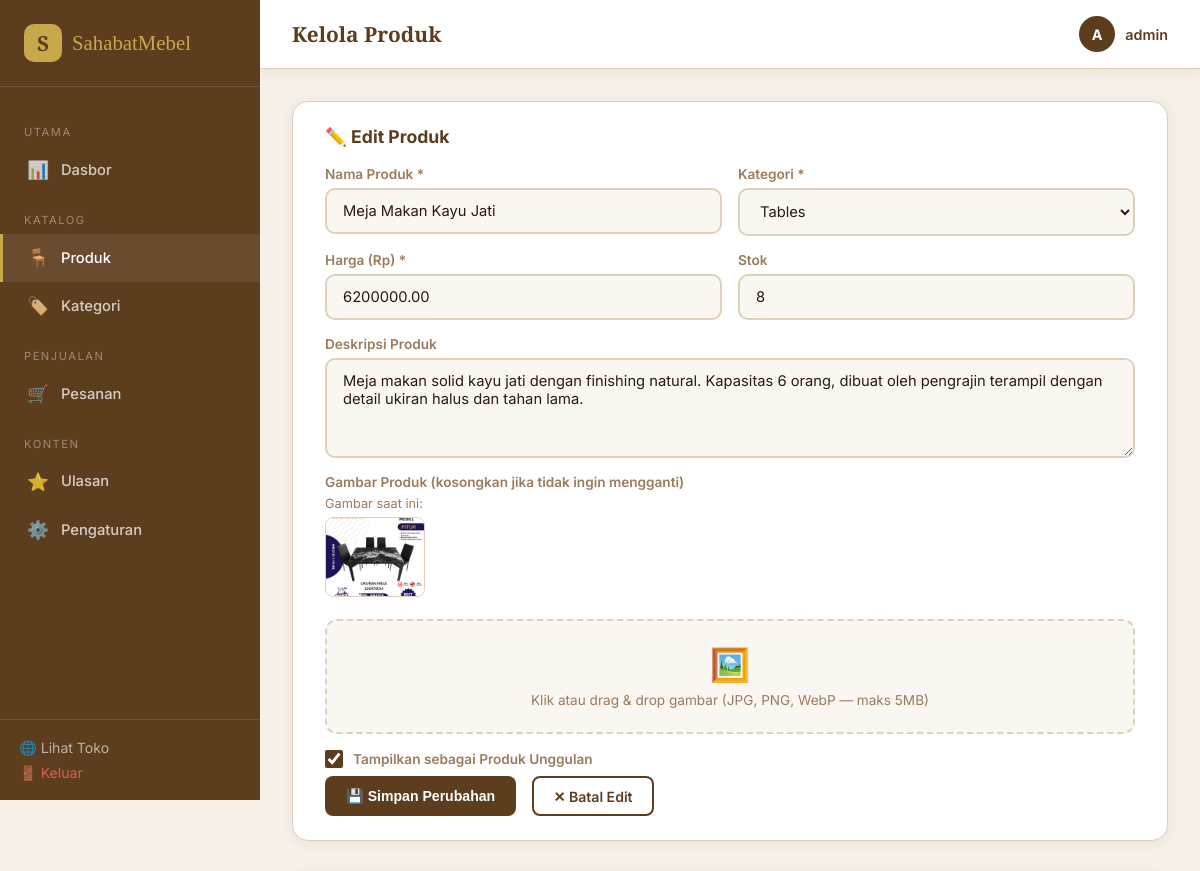
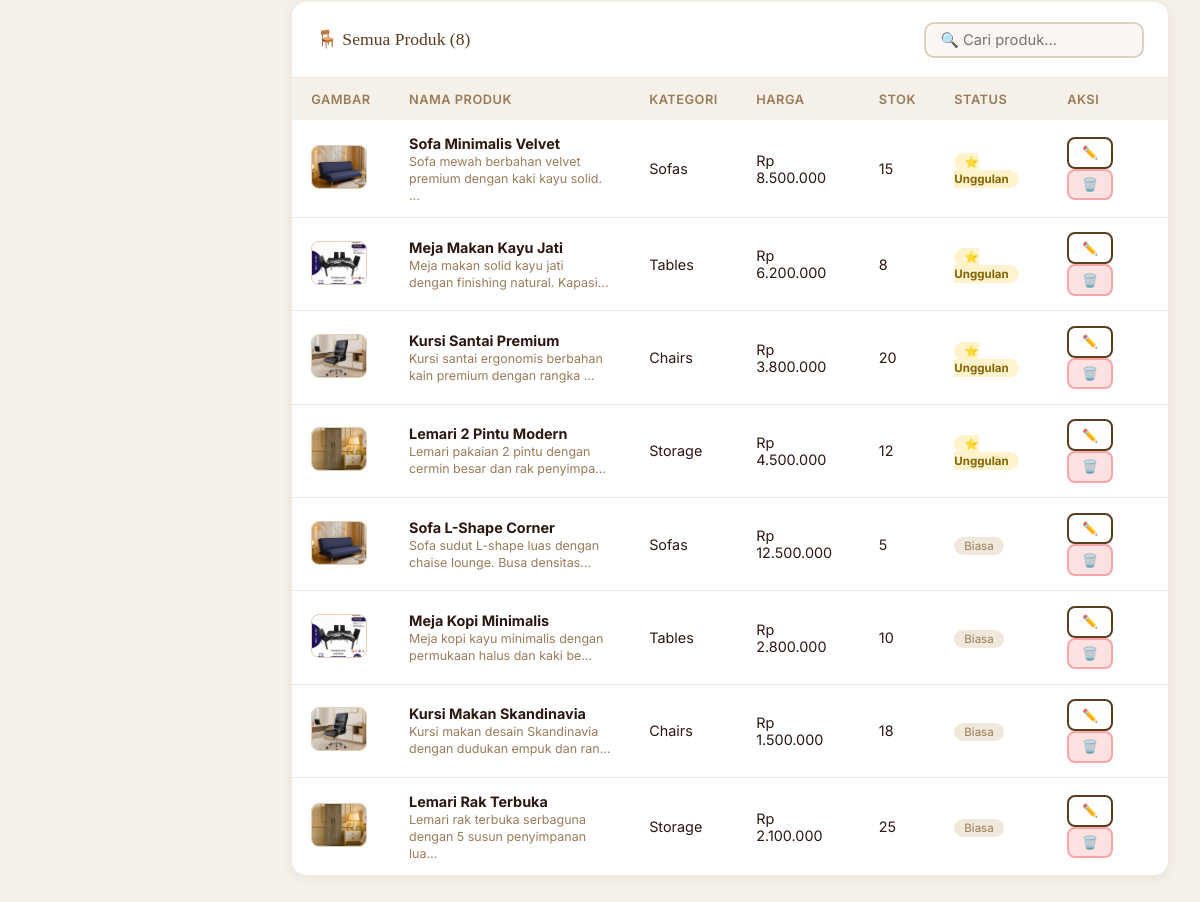
The page /admin/products.php?edit=2 (signed in) on the database its author committed (2 pictures, top to bottom).
### tables this page shows
CREATE TABLE IF NOT EXISTS products (
    id INT AUTO_INCREMENT PRIMARY KEY,
    category_id INT NOT NULL,
    name VARCHAR(255) NOT NULL,
    description TEXT,
    price DECIMAL(10,2) NOT NULL,
    image VARCHAR(255),
    stock INT DEFAULT 0,
    is_featured TINYINT(1) DEFAULT 0,
    created_at TIMESTAMP DEFAULT CURRENT_TIMESTAMP,
    FOREIGN KEY (category_id) REFERENCES categories(id) ON DELETE CASCADE
);

CREATE TABLE IF NOT EXISTS categories (
    id INT AUTO_INCREMENT PRIMARY KEY,
    name VARCHAR(100) NOT NULL,
    slug VARCHAR(100) NOT NULL UNIQUE,
    created_at TIMESTAMP DEFAULT CURRENT_TIMESTAMP
);

### admin/products.php (the view, shortened to what this page needs)
<?php
require_once '../config.php';
$categories = $pdo->query("SELECT * FROM categories ORDER BY name")->fetchAll();
$products   = $pdo->query("
  SELECT p.*, c.name AS cat_name
  FROM products p
  JOIN categories c ON p.category_id = c.id
  ORDER BY p.is_featured DESC, p.created_at DESC
")->fetchAll();
$editProduct = null;
if (isset($_GET['edit'])) {
    $stmt = $pdo->prepare("SELECT * FROM products WHERE id=?");
    $stmt->execute([intval($_GET['edit'])]);
    $editProduct = $stmt->fetch();
}
?>
<!DOCTYPE html>
<html lang="id">
<head>
  <link rel="stylesheet" href="../assets/css/admin.css">
</head>
<body>
<?php include 'partials/sidebar.php'; ?>
<div class="main">
  <?php include 'partials/topbar.php'; ?>
  <div class="content">
    <div class="form-section">
      <h2><?= $editProduct ? '✏️ Edit Produk' : '➕ Tambah Produk Baru' ?></h2>
      <form method="POST" enctype="multipart/form-data" id="productForm">
        <div class="form-grid">
          <div class="form-group">
            <label class="form-label">Nama Produk *</label>
            <input type="text" name="name" class="form-control"
              value="<?= htmlspecialchars($editProduct['name'] ?? '') ?>"
              placeholder="Contoh: Sofa Minimalis Velvet" required>
          </div>
          <div class="form-group">
            <label class="form-label">Kategori *</label>
            <select name="category_id" class="form-control" required>
              <?php foreach ($categories as $cat): ?>
              <option value="<?= $cat['id'] ?>"
                <?= ($editProduct && $editProduct['category_id'] == $cat['id']) ? 'selected' : '' ?>>
                <?= htmlspecialchars($cat['name']) ?>
              </option>
              <?php endforeach; ?>
            </select>
          </div>
          <div class="form-group">
            <label class="form-label">Harga (Rp) *</label>
            <input type="number" name="price" class="form-control"
              value="<?= $editProduct['price'] ?? '' ?>"
              placeholder="Contoh: 3500000" min="0" required>
          </div>
          <div class="form-group">
            <label class="form-label">Stok</label>
            <input type="number" name="stock" class="form-control"
              value="<?= $editProduct['stock'] ?? 0 ?>"
              placeholder="0" min="0">
          </div>
          <div class="form-group span-2">
            <label class="form-label">Deskripsi Produk</label>
            <textarea name="description" class="form-control" rows="3"
              placeholder="Deskripsi singkat dan menarik tentang produk ini..."><?= htmlspecialchars($editProduct['description'] ?? '') ?></textarea>
          </div>
          <div class="form-group span-2">
            <label class="form-label">Gambar Produk <?= $editProduct ? '(kosongkan jika tidak ingin mengganti)' : '' ?></label>
            <?php if ($editProduct && !empty($editProduct['image'])): ?>
            <div class="current-img-wrap">
              <p style="font-size:0.8rem;color:var(--text-muted);margin-bottom:6px">Gambar saat ini:</p>
              <img class="current-img" id="currentImg"
                src="../assets/images/products/<?= htmlspecialchars($editProduct['image']) ?>"
                alt="<?= htmlspecialchars($editProduct['name']) ?>"
                onerror="this.src='../assets/images/placeholder.jpg'">
            </div>
            <?php endif; ?>
            <div class="img-upload-wrap" id="uploadWrap">
              <div class="img-upload-icon">🖼️</div>
              <div class="img-upload-label">Klik atau drag & drop gambar (JPG, PNG, WebP — maks 5MB)</div>
            </div>
          </div>
          <div class="form-group">
            <label class="form-label" style="display:flex;align-items:center;gap:10px;cursor:pointer">
              <input type="checkbox" name="is_featured" id="featuredCheck" style="width:18px;height:18px;accent-color:var(--brown-dark)"
                <?= ($editProduct && $editProduct['is_featured']) ? 'checked' : '' ?>>
              Tampilkan sebagai Produk Unggulan
            </label>
          </div>
        </div>
        <div style="display:flex;gap:1rem;margin-top:0.5rem">
          <button type="submit" class="btn btn-primary">
            <?= $editProduct ? '💾 Simpan Perubahan' : '➕ Tambah Produk' ?>
          </button>
          <?php if ($editProduct): ?>
          <a href="products.php" class="btn btn-outline">✕ Batal Edit</a>
          <?php endif; ?>
        </div>
      </form>
    </div>
    <div class="card">
      <div class="card-header">
        <span class="card-title">🪑 Semua Produk (<?= count($products) ?>)</span>
        <input type="text" id="searchInput" class="form-control" style="width:220px;padding:0.45rem 0.9rem"
          placeholder="🔍 Cari produk..." oninput="filterTable(this.value)">
      </div>
      <div class="card-body table-wrap">
        <table id="prodTable">
          <thead>
            <tr>
              <th style="width:60px">Gambar</th>
              <th>Nama Produk</th>
              <th>Kategori</th>
              <th>Harga</th>
              <th>Stok</th>
              <th>Status</th>
              <th style="width:120px">Aksi</th>
            </tr>
          </thead>
          <tbody>
            <?php foreach ($products as $p): ?>
            <tr class="prod-row">
              <td>
                <img class="prod-table-img"
                  src="../assets/images/products/<?= htmlspecialchars($p['image'] ?? '') ?>"
                  alt="<?= htmlspecialchars($p['name']) ?>"
                  onerror="this.src='../assets/images/placeholder.jpg'">
              </td>
              <td><strong><?= htmlspecialchars($p['name']) ?></strong><br>
                <span style="font-size:0.78rem;color:var(--text-muted)"><?= mb_strimwidth(htmlspecialchars($p['description'] ?? ''), 0, 60, '…') ?></span>
              </td>
              <td><?= htmlspecialchars($p['cat_name']) ?></td>
              <td>Rp <?= number_format($p['price'], 0, ',', '.') ?></td>
              <td><?= $p['stock'] ?></td>
              <td>
                <?php if ($p['is_featured']): ?>
                  <span class="badge-featured">⭐ Unggulan</span>
                <?php else: ?>
                  <span class="badge-normal">Biasa</span>
                <?php endif; ?>
              </td>
              <td>
                <a href="products.php?edit=<?= $p['id'] ?>" class="btn btn-outline btn-sm">✏️</a>
                <form method="POST" style="display:inline"
                  onsubmit="return confirm('Hapus produk ini?')">
                  <button type="submit" class="btn btn-sm" style="background:#fee2e2;color:#b91c1c;border-color:#fca5a5">🗑️</button>
                </form>
              </td>
            </tr>
            <?php endforeach; ?>
          </tbody>
        </table>
      </div>
    </div>
  </div>
</div>
</body>
</html>

### assets/css/admin.css (style rules this page uses)
:root { --cream: #FAF7F2; --beige: #F0E8DA; --beige-dark: #E0D0BB; --brown: #8B6340; --brown-dark: #5C3D1E; --gold: #C9A84C; --white: #FFFFFF; --text-dark: #2C1810; --text-muted: #9A7B5A; --danger: #e74c3c; --success: #27ae60; --warning: #f39c12; --sidebar-w: 260px; --shadow-sm: 0 2px 12px rgba(92,61,30,0.08); --shadow-md: 0 8px 30px rgba(92,61,30,0.12); --radius: 14px; --transition: all 0.3s ease; }
*, *::before, *::after { box-sizing: border-box; margin: 0; padding: 0; }
body { font-family: 'Inter', sans-serif; background: #F5F0E8; color: var(--text-dark); display: flex; min-height: 100vh; }
.main { margin-left: var(--sidebar-w); flex: 1; display: flex; flex-direction: column; min-height: 100vh; }
.content { padding: 2rem; flex: 1; }
.card { background: var(--white); border-radius: var(--radius); box-shadow: var(--shadow-sm); overflow: hidden; }
.card-header { padding: 1.2rem 1.5rem; border-bottom: 1px solid var(--beige); display: flex; align-items: center; justify-content: space-between; }
.card-title { font-family: 'Playfair Display', serif; font-size: 1.1rem; color: var(--brown-dark); }
.card-body { padding: 0; overflow-x: auto; }
table { width: 100%; border-collapse: collapse; }
th { background: #F5F0E8; padding: 0.85rem 1.2rem; text-align: left; font-size: 0.8rem; text-transform: uppercase; letter-spacing: 0.5px; color: var(--text-muted); font-weight: 600; }
td { padding: 0.9rem 1.2rem; border-bottom: 1px solid var(--beige); font-size: 0.9rem; vertical-align: middle; }
tr:last-child td { border-bottom: none; }
.btn { display: inline-flex; align-items: center; gap: 6px; padding: 0.6rem 1.2rem; border-radius: 8px; font-weight: 600; font-size: 0.88rem; cursor: pointer; border: 2px solid transparent; transition: var(--transition); text-decoration: none; }
.btn-primary { background: var(--brown-dark); color: #fff; }
.btn-sm { padding: 0.4rem 0.8rem; font-size: 0.8rem; }
.btn-outline { background: transparent; color: var(--brown-dark); border-color: var(--brown-dark); }
.form-section { background: var(--white); border-radius: var(--radius); padding: 2rem; box-shadow: var(--shadow-sm); margin-bottom: 1.5rem; }
.form-grid { display: grid; grid-template-columns: 1fr 1fr; gap: 1.2rem; }
.form-group { display: flex; flex-direction: column; gap: 6px; }
label, .form-label { font-size: 0.85rem; font-weight: 600; color: var(--text-muted); }
.form-control { padding: 0.75rem 1rem; border: 2px solid var(--beige-dark); border-radius: 10px; font-size: 0.92rem; background: var(--cream); color: var(--text-dark); outline: none; transition: var(--transition); font-family: 'Inter', sans-serif; width: 100%; }
textarea.form-control { resize: vertical; min-height: 100px; }
select.form-control { cursor: pointer; }
.span-2 { grid-column: 1 / -1; }

### admin/products.php (style rules this page uses)
.prod-table-img { width: 56px; height: 44px; border-radius: 8px; object-fit: cover; background: var(--beige); border: 1px solid var(--beige-dark); }
.form-grid { display: grid; grid-template-columns: 1fr 1fr; gap: 1rem; }
.form-grid .span-2 { grid-column: 1 / -1; }
.img-upload-wrap { border: 2px dashed var(--beige-dark); border-radius: 12px; padding: 1.5rem; text-align: center; cursor: pointer; transition: all 0.3s; position: relative; background: var(--cream); }
.img-upload-icon { font-size: 2rem; margin-bottom: 0.5rem; }
.img-upload-label { font-size: 0.85rem; color: var(--text-muted); }
.current-img-wrap { margin-bottom: 0.75rem; }
.current-img { width: 100px; height: 80px; object-fit: cover; border-radius: 8px; border: 1px solid var(--beige-dark); }
.badge-featured { background: #fff3cd; color: #856404; padding: 2px 10px; border-radius: 50px; font-size: 0.72rem; font-weight: 700; }
.badge-normal { background: var(--beige); color: var(--text-muted); padding: 2px 10px; border-radius: 50px; font-size: 0.72rem; }
.table-wrap { overflow-x: auto; }
.form-section { background: var(--white); border-radius: 16px; padding: 1.5rem 2rem; box-shadow: var(--shadow-sm); border: 1px solid var(--beige-dark); margin-bottom: 2rem; }
.form-section h2 { font-size: 1.1rem; color: var(--brown-dark); margin-bottom: 1.2rem; display: flex; align-items: center; gap: 8px; }

### rows shown on the page
products: name "Meja Makan Kayu Jati", category_id "Tables", price "6200000.00", stock "8", description "Meja makan solid kayu jati dengan finishing natural. Kapasitas 6 orang, dibuat oleh pengrajin terampil dengan detail ukiran halus dan tahan lama.", image (picture), is_featured "☑", description "Meja makan solid kayu jati dengan finishing natural. Kapasi…", category.name "Tables", price "6.200.000", shows "⭐ Unggulan"
products: image (picture), name "Sofa Minimalis Velvet", description "Sofa mewah berbahan velvet premium dengan kaki kayu solid. …", category.name "Sofas", price "8.500.000", stock "15", is_featured "⭐ Unggulan"
products: image (picture), name "Kursi Santai Premium", description "Kursi santai ergonomis berbahan kain premium dengan rangka …", category.name "Chairs", price "3.800.000", stock "20", is_featured "⭐ Unggulan"
products: image (picture), name "Lemari 2 Pintu Modern", description "Lemari pakaian 2 pintu dengan cermin besar dan rak penyimpa…", category.name "Storage", price "4.500.000", stock "12", is_featured "⭐ Unggulan"
products: image (picture), name "Sofa L-Shape Corner", description "Sofa sudut L-shape luas dengan chaise lounge. Busa densitas…", category.name "Sofas", price "12.500.000", stock "5", is_featured "Biasa"
products: image (picture), name "Meja Kopi Minimalis", description "Meja kopi kayu minimalis dengan permukaan halus dan kaki be…", category.name "Tables", price "2.800.000", stock "10", is_featured "Biasa"
products: image (picture), name "Kursi Makan Skandinavia", description "Kursi makan desain Skandinavia dengan dudukan empuk dan ran…", category.name "Chairs", price "1.500.000", stock "18", is_featured "Biasa"
products: image (picture), name "Lemari Rak Terbuka", description "Lemari rak terbuka serbaguna dengan 5 susun penyimpanan lua…", category.name "Storage", price "2.100.000", stock "25", is_featured "Biasa"

### other values the page prints
$pageTitle "Kelola Produk"
substr($adminName, 0, 1) "A"
$adminName "admin"
count($products) "8"
